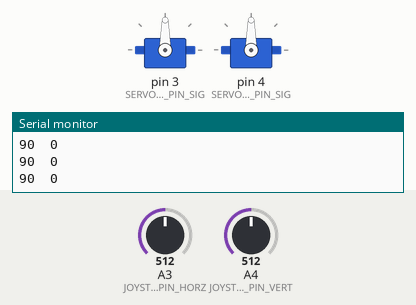
The sketch below on a simulated Arduino Uno, built with avr-gcc and run on an emulated ATmega328P. On the bench: 2 × servo, the last lines printed to the serial monitor. The inputs (shaded band) are chosen by the test bench; at power-on: A3 (JOYSTICKSF_PIN_HORZ) = 512, A4 (JOYSTICKSF_PIN_VERT) = 512.

Above: at 1.2 s.
1.3 s: A3 (JOYSTICKSF_PIN_HORZ) set to 605
2.8 s: A3 (JOYSTICKSF_PIN_HORZ) set to 614
5.8 s: A4 (JOYSTICKSF_PIN_VERT) set to 560
7.3 s: A4 (JOYSTICKSF_PIN_VERT) set to 582
At 8.3 s:
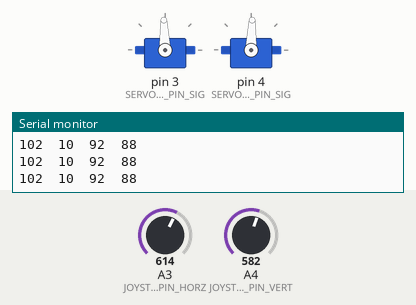
9.2 s: A3 (JOYSTICKSF_PIN_HORZ) set to 511
At 10.1 s:
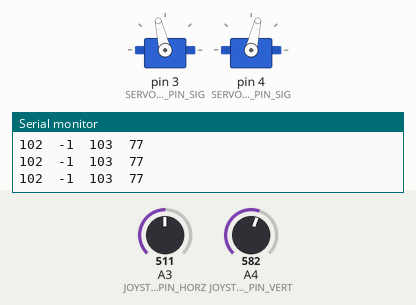
10.7 s: A4 (JOYSTICKSF_PIN_VERT) set to 716
At 11.1 s:
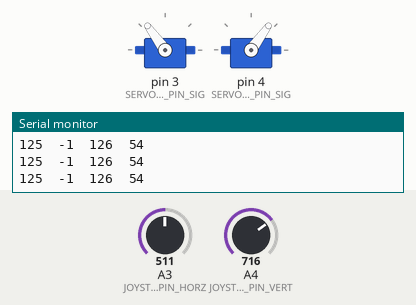
Timing chart, 0 to 13.2 s (numbered marks = the images above; inputs shaded):
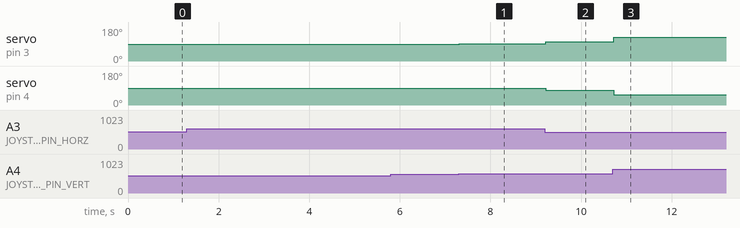

The sketch:

servo_joystick.ino
```cpp
// Include Libraries
#include "Arduino.h"
#include "Joystick.h"
#include "Servo.h"


// Pin Definitions
#define JOYSTICKSF_PIN_VERT	A4
#define JOYSTICKSF_PIN_HORZ	A3
#define JOYSTICKSF_PIN_SEL	2
#define SERVO360_1_PIN_SIG	3
#define SERVO360_2_PIN_SIG	4


// Global variables and defines

// object initialization
Servo servo360_1;
Servo servo360_2;
Joystick joystickSF(JOYSTICKSF_PIN_VERT, JOYSTICKSF_PIN_HORZ, JOYSTICKSF_PIN_SEL);

int joystickSFX_cal = 0, joystickSFY_cal = 0;
int servo1_cmd = 90, servo2_cmd = 90;

// Setup the essentials for your circuit to work. It runs first every time your circuit is powered with electricity.
void setup()
{
  // Setup Serial which is useful for debugging
  // Use the Serial Monitor to view printed messages
  Serial.begin(9600);
  while (!Serial) ; // wait for serial port to connect. Needed for native USB
  Serial.println("start");

  joystickSFX_cal =  joystickSF.getX();
  joystickSFY_cal =  joystickSF.getY();

  servo360_1.attach(SERVO360_1_PIN_SIG);
  servo360_2.attach(SERVO360_2_PIN_SIG);
}

// Main logic of your circuit. It defines the interaction between the components you selected. After setup, it runs over and over again, in an eternal loop.
void loop()
{


  // Thumb Joystick - Test Code
  // Read Joystick X,Y axis and press
  int joystickSFX =  joystickSF.getX() - joystickSFX_cal;
  int servoSpeed = map(joystickSFX, -joystickSFX_cal, 1023 - joystickSFX_cal, 0, 180);

  int joystickSFY =  joystickSF.getY() - joystickSFY_cal;
  int servoSpeedDiff = map(joystickSFY, -joystickSFY_cal, 1023 - joystickSFY_cal, -50, 50);


  Serial.print(servoSpeed);
  Serial.print("\t");
  Serial.print(servoSpeedDiff);
  Serial.print("\t");

  if (servoSpeed > 100 || servoSpeed < 80 || servoSpeedDiff > 10 || servoSpeedDiff < -10)
  {
    if (servoSpeedDiff > 40)
    {
      servo1_cmd = servoSpeed + servoSpeedDiff;
      servo2_cmd = servo1_cmd;
    }
    else if (servoSpeedDiff < -40)
    {
      servo1_cmd = 180 - servoSpeed + servoSpeedDiff;
      servo2_cmd = servo1_cmd;
    }
    else
    {
      servo1_cmd = servoSpeed - servoSpeedDiff;
      servo2_cmd = 180 - servoSpeed + servoSpeedDiff;
    }

    Serial.print(servo1_cmd);
    Serial.print("\t");
    Serial.println(servo2_cmd);

    servo360_1.write(servo1_cmd);
    servo360_2.write(servo2_cmd);
  }

  else
  {
    Serial.println();
    servo360_2.write(90);
    servo360_1.write(90);
  }
}
```

AnalogReader.cpp
```cpp
#include "AnalogReader.h"

#include <Arduino.h>

AnalogReader::AnalogReader(const int pin) : m_pin(pin) {}

/**
 * Read analog value from board ADC
 */
int AnalogReader::read()
{
	return analogRead(m_pin);
}
```

AnalogReader.h
```cpp
#ifndef _ANALOG_READER_H
#define _ANALOG_READER_H

class AnalogReader
{
	public:
		AnalogReader(const int pin);
		int read();

	private:
		const int m_pin;
};
#endif //_ANALOG_READER_H
```

Button.cpp
```cpp
#include "Button.h"

#include <Arduino.h>


Button::Button(const int pin) : m_pin(pin)
{

}

void Button::init()
{

  pinMode(m_pin, INPUT);
  // set begin state
  m_lastButtonState = read();
}


//read button state.
bool Button::read()
{
  return digitalRead(m_pin);

}


//In General:
//if button is not pushed function will return LOW (0).
//if it is pushed function will return HIGH (1).

bool Button::onChange()
{
  //read button state. '1' is pushed, '0' is not pushed.
  bool reading = read();
  // If the switch changed, due to noise or pressing:
  if (reading != m_lastButtonState) {
    // reset the debouncing timer
    m_lastDebounceTime = millis();
    m_pressFlag = 1;
  }

  if ((millis() - m_lastDebounceTime) > m_debounceDelay) {
    // whatever the reading is at, it's been there for longer
    // than the debounce delay, so take it as the actual current state:

    // if the button state has changed:
    if (m_pressFlag) { //reading != m_lastButtonState) {
      //update the buton state
      m_pressFlag = 0;

      // save the reading.  Next time through the loop,
      m_lastButtonState = reading;
      return 1;

    }
  }
  m_lastButtonState = reading;

  return 0;

}

bool Button::onPress()
{
  //read button state. '1' is pushed, '0' is not pushed.
  bool reading = read();
  // If the switch changed, due to noise or pressing:
  if (reading == HIGH && m_lastButtonState == LOW) {
    // reset the debouncing timer
    m_lastDebounceTime = millis();
    m_pressFlag = 1;
  }

  if ((millis() - m_lastDebounceTime) > m_debounceDelay) {
    // whatever the reading is at, it's been there for longer
    // than the debounce delay, so take it as the actual current state:

    // if the button state has changed:
    if (m_pressFlag) {
      // save the reading.  Next time through the loop,
      m_pressFlag = 0;
      m_lastButtonState = reading;
      return 1;

    }
  }
  m_lastButtonState = reading;

  return 0;

}

bool Button::onRelease()
{
  //read button state. '1' is pushed, '0' is not pushed.
  bool reading = read();
  // If the switch changed, due to noise or pressing:
  if (reading == LOW && m_lastButtonState == HIGH) {
    // reset the debouncing timer
    m_lastDebounceTime = millis();
    m_pressFlag = 1;
  }

  if ((millis() - m_lastDebounceTime) > m_debounceDelay) {
    // whatever the reading is at, it's been there for longer
    // than the debounce delay, so take it as the actual current state:

    // if the button state has changed:
    if ( m_pressFlag) { //reading == LOW && m_lastButtonState == HIGH) {
      // save the reading.  Next time through the loop,
      m_lastButtonState = reading;
      m_pressFlag = 0;
      return 1;

    }
  }
  m_lastButtonState = reading;

  return 0;

}
```

Button.h
```cpp
#ifndef _BUTTON_H_
#define _BUTTON_H_


//button  class:
class Button {
  public:
    Button(const int pin);
    //initialize button instance
    void init();
    //Read button state - without debounce
    bool read();
    //return True on both button events, Press or Release
    bool onChange();
    //return True only on Press
    bool onPress();
    //return True only on Release
    bool onRelease();


  private:
    const int m_pin;
    bool m_lastButtonState; //state variables
    long m_lastDebounceTime = 0;  // the last time the output pin was toggled
    const int m_debounceDelay = 50;    // the debounce time; increase if the output flickers
    bool m_pressFlag = 0;

};

#endif //_BUTTON_H_
```

Joystick.cpp
```cpp
#include "Joystick.h"

/**
* Construct Joystick instance.<BR>
* It consists of two 10Kohm potentiometer and a Pushbutton.<BR>
* pinX, pinY - analog pin on arduino board to read potentiometers.<BR>
* pinSW - digital pin on arduino board to read pushbutton state.
*/
Joystick::Joystick(int pinX, int pinY, int pinSW) : m_pinX(pinX), m_pinY(pinY), m_pinSW(pinSW)
{
    pinMode(m_pinX,INPUT);
    pinMode(m_pinY,INPUT);
    pinMode(m_pinSW,INPUT_PULLUP);

    joyX = new AnalogReader(m_pinX);
    joyY = new AnalogReader(m_pinY);
    joySW = new Button(m_pinSW);
}
/**
*Return X axis value
*/
int Joystick::getX()
{
    return joyX->read();
}

/**
*Return Y axis value
*/
int Joystick::getY()
{
    return joyY->read();
}

/**
* Return indication on joystick press.<BR>
* The joystick assembly button is '0' when not pressed, so we flip the button logic
*/
bool Joystick::getSW()
{
    return !joySW->read();
}
		
```

Joystick.h
```cpp
/** \addtogroup Joystick
 *  @{
 */

#ifndef JOYSTICK_H
#define JOYSTICK_H

#include "Joystick.h"
#include "AnalogReader.h"
#include "Button.h"
#include "Arduino.h"

class Joystick
{
	public:
		Joystick(int pinX, int pinY, int pinSW);
		//get X axis reading
		int getX();
		//get Y axis reading
		int getY();
		//return indication on joystick press
		//The joystick assembly button is '0' when not pressed, so we flip the button logic
		bool getSW();

	private:
		int m_pinX, m_pinY, m_pinSW;
		AnalogReader *joyX;
		AnalogReader *joyY;
		Button		 *joySW;


};
#endif //JOYSTICK
/** @}*/
```

Measured:
- after the input at 7.3 s, servo on pin 3 (SERVO360_1_PIN_SIG): 90° → 92° at once; servo on pin 4 (SERVO360_2_PIN_SIG): 90° → 88° at once
- after the input at 9.2 s, servo on pin 3 (SERVO360_1_PIN_SIG): 92° → 103° at once; servo on pin 4 (SERVO360_2_PIN_SIG): 88° → 77° at once
- after the input at 10.7 s, servo on pin 3 (SERVO360_1_PIN_SIG): 103° → 126° at once; servo on pin 4 (SERVO360_2_PIN_SIG): 77° → 54° at once
